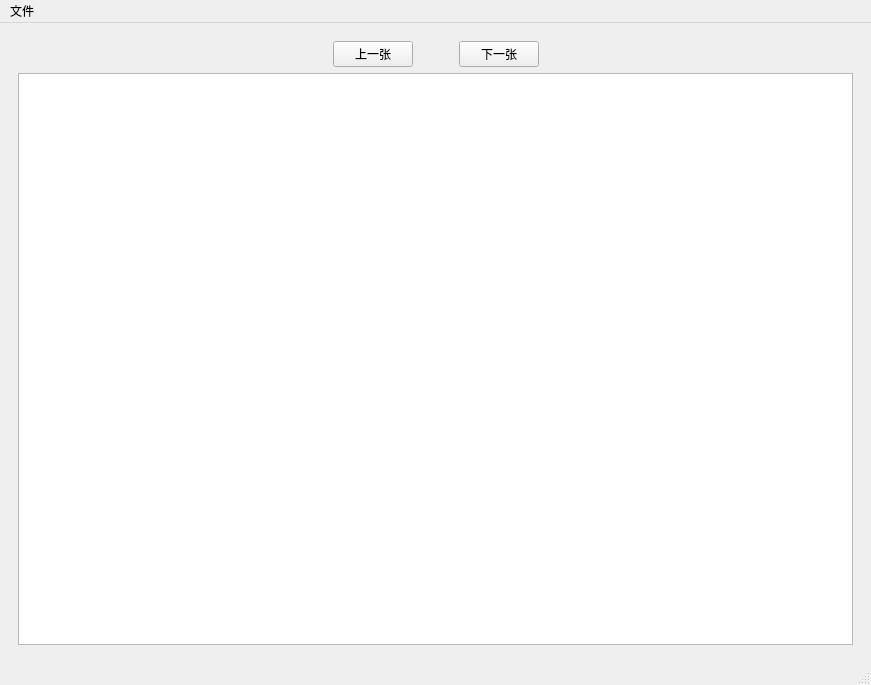
<?xml version="1.0" encoding="UTF-8"?>
<ui version="4.0">
 <class>MainWindow</class>
 <widget class="QMainWindow" name="MainWindow">
  <property name="geometry">
   <rect>
    <x>0</x>
    <y>0</y>
    <width>871</width>
    <height>685</height>
   </rect>
  </property>
  <property name="windowTitle">
   <string>MainWindow</string>
  </property>
  <property name="autoFillBackground">
   <bool>false</bool>
  </property>
  <widget class="QWidget" name="centralwidget">
   <layout class="QVBoxLayout" name="verticalLayout_2">
    <item>
     <widget class="QWidget" name="mainpage" native="true">
      <property name="sizePolicy">
       <sizepolicy hsizetype="Expanding" vsizetype="Expanding">
        <horstretch>0</horstretch>
        <verstretch>0</verstretch>
       </sizepolicy>
      </property>
      <property name="autoFillBackground">
       <bool>false</bool>
      </property>
      <layout class="QVBoxLayout" name="verticalLayout">
       <item>
        <layout class="QHBoxLayout" name="horizontalLayout">
         <item>
          <spacer name="horizontalSpacer">
           <property name="orientation">
            <enum>Qt::Horizontal</enum>
           </property>
           <property name="sizeHint" stdset="0">
            <size>
             <width>40</width>
             <height>20</height>
            </size>
           </property>
          </spacer>
         </item>
         <item>
          <widget class="QPushButton" name="pushButton">
           <property name="text">
            <string>上一张</string>
           </property>
          </widget>
         </item>
         <item>
          <spacer name="horizontalSpacer_2">
           <property name="orientation">
            <enum>Qt::Horizontal</enum>
           </property>
           <property name="sizeType">
            <enum>QSizePolicy::Fixed</enum>
           </property>
           <property name="sizeHint" stdset="0">
            <size>
             <width>40</width>
             <height>20</height>
            </size>
           </property>
          </spacer>
         </item>
         <item>
          <widget class="QPushButton" name="pushButton_2">
           <property name="text">
            <string>下一张</string>
           </property>
          </widget>
         </item>
         <item>
          <spacer name="horizontalSpacer_3">
           <property name="orientation">
            <enum>Qt::Horizontal</enum>
           </property>
           <property name="sizeHint" stdset="0">
            <size>
             <width>40</width>
             <height>20</height>
            </size>
           </property>
          </spacer>
         </item>
        </layout>
       </item>
       <item>
        <widget class="QGraphicsView" name="graphicsView"/>
       </item>
      </layout>
     </widget>
    </item>
   </layout>
  </widget>
  <widget class="QMenuBar" name="menubar">
   <property name="geometry">
    <rect>
     <x>0</x>
     <y>0</y>
     <width>871</width>
     <height>27</height>
    </rect>
   </property>
   <widget class="QMenu" name="menu">
    <property name="title">
     <string>文件</string>
    </property>
    <addaction name="separator"/>
    <addaction name="actionopen"/>
    <addaction name="separator"/>
    <addaction name="actionopen_Floder"/>
    <addaction name="separator"/>
    <addaction name="actionclose_2"/>
   </widget>
   <addaction name="menu"/>
  </widget>
  <widget class="QStatusBar" name="statusbar"/>
  <action name="actionopen">
   <property name="text">
    <string>open</string>
   </property>
  </action>
  <action name="actionclose">
   <property name="text">
    <string>close</string>
   </property>
  </action>
  <action name="actionopen_Floder">
   <property name="text">
    <string>open Floder</string>
   </property>
  </action>
  <action name="actionclose_2">
   <property name="text">
    <string>close</string>
   </property>
  </action>
 </widget>
 <resources/>
 <connections>
  <connection>
   <sender>pushButton</sender>
   <signal>clicked()</signal>
   <receiver>graphicsView</receiver>
   <slot>update()</slot>
   <hints>
    <hint type="sourcelabel">
     <x>366</x>
     <y>54</y>
    </hint>
    <hint type="destinationlabel">
     <x>279</x>
     <y>95</y>
    </hint>
   </hints>
  </connection>
  <connection>
   <sender>pushButton_2</sender>
   <signal>clicked()</signal>
   <receiver>graphicsView</receiver>
   <slot>update()</slot>
   <hints>
    <hint type="sourcelabel">
     <x>523</x>
     <y>62</y>
    </hint>
    <hint type="destinationlabel">
     <x>625</x>
     <y>97</y>
    </hint>
   </hints>
  </connection>
 </connections>
</ui>
